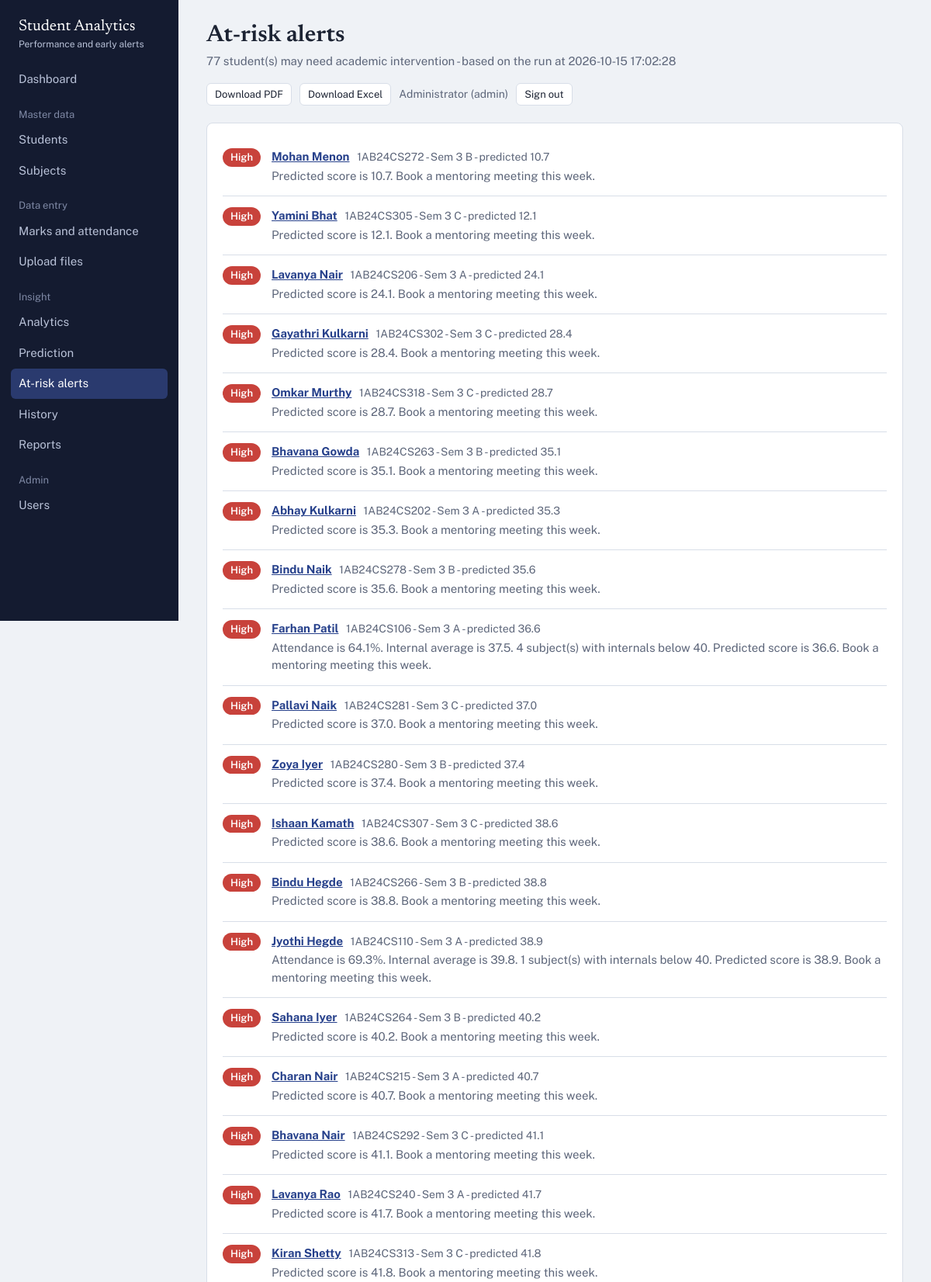
/alerts (signed in, upper part), run on the app's committed database.
### tables this page shows
CREATE TABLE users (
    user_id       INTEGER PRIMARY KEY AUTOINCREMENT,
    name          TEXT NOT NULL,
    email         TEXT NOT NULL UNIQUE,
    password_hash TEXT NOT NULL,
    role          TEXT NOT NULL DEFAULT 'teacher' CHECK (role IN ('admin','teacher')),
    created_at    TEXT NOT NULL DEFAULT (datetime('now'))
);

CREATE TABLE predictions (
    prediction_id   INTEGER PRIMARY KEY AUTOINCREMENT,
    student_id      INTEGER NOT NULL REFERENCES students(student_id) ON DELETE CASCADE,
    predicted_score REAL NOT NULL,
    risk_level      TEXT NOT NULL CHECK (risk_level IN ('Low','Medium','High')),
    predicted_at    TEXT NOT NULL
);

CREATE TABLE students (
    student_id INTEGER PRIMARY KEY AUTOINCREMENT,
    usn        TEXT NOT NULL UNIQUE,
    name       TEXT NOT NULL,
    gender     TEXT NOT NULL,
    semester   INTEGER NOT NULL CHECK (semester BETWEEN 1 AND 8),
    section    TEXT NOT NULL,
    email      TEXT
);

### app.py (the view)
@app.route("/alerts")
@login_required
def alerts():
    rows = [r for r in analytics.prediction_table() if r["risk_level"] in ("High", "Medium")]
    return render_template("alerts.html", rows=rows, info=predictor.load_model_info())

### analytics.py (called while the page is built)
def _f(x, nd=1):
    try:
        if x is None or pd.isna(x):
            return None
        return round(float(x), nd)
    except (TypeError, ValueError):
        return None

def load_frame():
    sql = """
        SELECT st.student_id, st.usn, st.name, st.gender, st.semester, st.section,
               sub.subject_id, sub.subject_code, sub.subject_name,
               m.internal1, m.internal2, m.assignment, m.final_mark,
               a.classes_held, a.classes_attended
        FROM marks m
        JOIN students st ON st.student_id = m.student_id
        JOIN subjects sub ON sub.subject_id = m.subject_id
        LEFT JOIN attendance a ON a.student_id = m.student_id AND a.subject_id = m.subject_id"""
    df = pd.read_sql_query(sql, get_db())
    held = df["classes_held"].where(df["classes_held"] > 0)
    df["attendance_pct"] = (df["classes_attended"] / held * 100).round(1)
    df["internal_score"] = (0.35 * df["internal1"] + 0.35 * df["internal2"]
                            + 0.30 * df["assignment"]).round(1)
    return df

def student_summary(df=None):
    df = load_frame() if df is None else df
    if df.empty:
        return {}
    pass_mark = current_app.config["PASS_MARK"]
    g = df.assign(_weak=(df["internal_score"] < pass_mark).astype(int)).groupby("student_id")
    out = pd.DataFrame({
        "avg_internal": g["internal_score"].mean(),
        "avg_attendance": g["attendance_pct"].mean(),
        "avg_final": g["final_mark"].mean(),
        "subjects": g["subject_id"].count(),
        "weak_subjects": g["_weak"].sum(),
    })
    return {int(sid): {"avg_internal": _f(r.avg_internal), "avg_attendance": _f(r.avg_attendance),
                       "avg_final": _f(r.avg_final), "subjects": int(r.subjects),
                       "weak_subjects": int(r.weak_subjects)}
            for sid, r in out.iterrows()}

### app.py (called while the page is built)
def csrf_token():
    if "csrf_token" not in session:
        session["csrf_token"] = secrets.token_hex(16)
    return session["csrf_token"]

@app.before_request
def load_user_and_check_csrf():
    uid = session.get("user_id")
    g.user = repo.get_user(uid) if uid else None
    if request.method == "POST":
        sent = request.form.get("csrf_token") or request.headers.get("X-CSRF-Token")
        if not sent or not secrets.compare_digest(sent, session.get("csrf_token", "")):
            abort(400, "Your session expired or the form was invalid. Go back and try again.")

### templates/alerts.html (shortened to what this page needs)
{% extends "base.html" %}
{% block heading %}At-risk alerts{% endblock %}
{% block subtitle %}<p>{{ rows|length }} student(s) may need academic intervention{% if info %} - based on the run at {{ info.trained_at }}{% endif %}</p>{% endblock %}
{% block actions %}
<a class="btn small" href="{{ url_for('export', kind='at_risk', fmt='pdf') }}">Download PDF</a>
<a class="btn small" href="{{ url_for('export', kind='at_risk', fmt='xlsx') }}">Download Excel</a>
{% endblock %}
{% block content %}
<section class="panel">
{% if rows %}
<ul class="alert-list">
  {% for r in rows %}
  <li>
    <span class="badge {{ r.risk_level }}">{{ r.risk_level }}</span>
    <div>
      <a href="{{ url_for('student_detail', sid=r.student_id) }}"><b>{{ r.name }}</b></a>
      <span class="hint" style="margin:0 0 0 6px">{{ r.usn }} - Sem {{ r.semester }} {{ r.section }} - predicted {{ r.predicted_score }}</span>
      <p>{{ r.reasons|join('. ') ~ '.' if r.reasons else 'Flagged by the model.' }}
         {{ 'Book a mentoring meeting this week.' if r.risk_level == 'High' else 'Keep an eye on progress and send an attendance reminder.' }}</p>
    </div>
  </li>
  {% endfor %}
</ul>
{% else %}
<div class="empty">No students are flagged. {% if not info %}Run a prediction first to generate alerts.{% else %}Everyone scored as low risk in the latest run.{% endif %}</div>
{% endif %}
</section>
{% endblock %}

### templates/base.html (shortened to what this page needs)
<!doctype html>
<html lang="en">
<head>
<link rel="stylesheet" href="{{ url_for('static', filename='css/app.css') }}">
</head>
<body>
{% if g.user %}
<div class="shell">
  <aside class="side">
    <div class="brand">Student Analytics<small>Performance and early alerts</small></div>
    {% set ep = request.endpoint %}
    <nav aria-label="Main">
      <a href="{{ url_for('dashboard') }}" class="{{ 'on' if ep=='dashboard' }}">Dashboard</a>
      <div class="group">Master data</div>
      <a href="{{ url_for('students') }}" class="{{ 'on' if ep in ('students','student_form','student_detail') }}">Students</a>
      <a href="{{ url_for('subjects') }}" class="{{ 'on' if ep in ('subjects','subject_form') }}">Subjects</a>
      <div class="group">Data entry</div>
      <a href="{{ url_for('entry') }}" class="{{ 'on' if ep=='entry' }}">Marks and attendance</a>
      <a href="{{ url_for('upload') }}" class="{{ 'on' if ep=='upload' }}">Upload files</a>
      <div class="group">Insight</div>
      <a href="{{ url_for('analytics_page') }}" class="{{ 'on' if ep=='analytics_page' }}">Analytics</a>
      <a href="{{ url_for('prediction') }}" class="{{ 'on' if ep=='prediction' }}">Prediction</a>
      <a href="{{ url_for('alerts') }}" class="{{ 'on' if ep=='alerts' }}">At-risk alerts</a>
      <a href="{{ url_for('history') }}" class="{{ 'on' if ep=='history' }}">History</a>
      <a href="{{ url_for('reports_page') }}" class="{{ 'on' if ep=='reports_page' }}">Reports</a>
      {% if g.user.role == 'admin' %}
      <div class="group">Admin</div>
      <a href="{{ url_for('users') }}" class="{{ 'on' if ep=='users' }}">Users</a>
      {% endif %}
    </nav>
  </aside>
  <main class="main">
    <div class="top">
      <div>
        <h1>{% block heading %}{% endblock %}</h1>
        {% block subtitle %}{% endblock %}
      </div>
      <div class="who">
        {% block actions %}{% endblock %}
        <span>{{ g.user.name }} ({{ g.user.role }})</span>
        <form method="post" action="{{ url_for('logout') }}">
          <button class="btn small">Sign out</button>
        </form>
      </div>
    </div>
    {% block content %}{% endblock %}
  </main>
</div>
{% else %}
  {% block auth %}{% endblock %}
{% endif %}
</body>
</html>

### static/css/app.css (style rules this page uses)
:root { --ink:#1c2333; --muted:#5d667a; --paper:#eff2f6; --panel:#fff; --line:#d8dee8; --side:#141b30; --side-text:#b9c2d8; --primary:#26408b; --primary-soft:#e5eaf7; --low:#2a8c82; --med:#d99a00; --high:#c8423b; --unrated:#cfd5df; --serif:"Newsreader",Georgia,"Times New Roman",serif; --sans:"Public Sans",system-ui,-apple-system,"Segoe UI",sans-serif; }
* { box-sizing:border-box }
html { font-size:16px }
body { margin:0;background:var(--paper);color:var(--ink);font:15px/1.5 var(--sans) }
a { color:var(--primary) }
h1,h2,h3 { font-family:var(--serif);font-weight:600;line-height:1.2;margin:0 }
h1 { font-size:1.9rem }
.shell { display:grid;grid-template-columns:230px 1fr;min-height:100vh }
.side { background:var(--side);color:var(--side-text);padding:22px 14px;position:sticky;top:0;height:100vh;overflow:auto }
.brand { font-family:var(--serif);font-size:1.25rem;color:#fff;padding:0 10px 18px;line-height:1.2 }
.brand small { display:block;font:12px var(--sans);color:var(--side-text);margin-top:4px }
.side nav a { display:block;color:var(--side-text);text-decoration:none;padding:8px 10px;border-radius:6px;margin:1px 0 }
.side nav a.on { background:#2a3a6e;color:#fff }
.side .group { margin:16px 10px 4px;font-size:13px;color:#7f89a5 }
.main { padding:28px clamp(16px,3vw,40px) 60px;min-width:0 }
.top { display:flex;justify-content:space-between;align-items:flex-start;gap:16px;flex-wrap:wrap;margin-bottom:22px }
.top p { margin:4px 0 0;color:var(--muted) }
.who { display:flex;align-items:center;gap:10px;font-size:14px;color:var(--muted);flex-wrap:wrap }
.who form { margin:0 }
.btn { display:inline-block;border:1px solid var(--line);background:#fff;color:var(--ink);padding:8px 14px;border-radius:6px;font:inherit;cursor:pointer;text-decoration:none }
.btn.small { padding:4px 10px;font-size:13px }
.panel { background:var(--panel);border:1px solid var(--line);border-radius:8px;padding:18px 20px;margin-bottom:20px }
.hint { color:var(--muted);font-size:14px;margin:0 0 10px }
.badge { display:inline-block;padding:2px 10px;border-radius:99px;font-size:13px;font-weight:600;color:#fff }
.badge.High { background:var(--high) }
.alert-list { list-style:none;margin:0;padding:0 }
.alert-list li { display:grid;grid-template-columns:auto 1fr;gap:14px;padding:14px 0;border-bottom:1px solid var(--line);align-items:start }
.alert-list p { margin:2px 0 0;color:var(--muted) }

### data on the page
users: user.name "Administrator", user.role "admin"
predictions: risk_level "High", name "Mohan Menon", usn "1AB24CS272", semester "3", section "B", predicted_score "10.7", reasons "Predicted score is 10.7.", risk_level "Book a mentoring meeting this week."
predictions: risk_level "High", name "Yamini Bhat", usn "1AB24CS305", semester "3", section "C", predicted_score "12.1", reasons "Predicted score is 12.1.", risk_level "Book a mentoring meeting this week."
predictions: risk_level "High", name "Lavanya Nair", usn "1AB24CS206", semester "3", section "A", predicted_score "24.1", reasons "Predicted score is 24.1.", risk_level "Book a mentoring meeting this week."
predictions: risk_level "High", name "Gayathri Kulkarni", usn "1AB24CS302", semester "3", section "C", predicted_score "28.4", reasons "Predicted score is 28.4.", risk_level "Book a mentoring meeting this week."
predictions: risk_level "High", name "Omkar Murthy", usn "1AB24CS318", semester "3", section "C", predicted_score "28.7", reasons "Predicted score is 28.7.", risk_level "Book a mentoring meeting this week."
predictions: risk_level "High", name "Bhavana Gowda", usn "1AB24CS263", semester "3", section "B", predicted_score "35.1", reasons "Predicted score is 35.1.", risk_level "Book a mentoring meeting this week."
predictions: risk_level "High", name "Abhay Kulkarni", usn "1AB24CS202", semester "3", section "A", predicted_score "35.3", reasons "Predicted score is 35.3.", risk_level "Book a mentoring meeting this week."
predictions: risk_level "High", name "Bindu Naik", usn "1AB24CS278", semester "3", section "B", predicted_score "35.6", reasons "Predicted score is 35.6.", risk_level "Book a mentoring meeting this week."
predictions: risk_level "High", name "Farhan Patil", usn "1AB24CS106", semester "3", section "A", predicted_score "36.6", reasons "Attendance is 64.1%. Internal average is 37.5. 4 subject(s) with internals below 40. Predicted score is 36.6.", risk_level "Book a mentoring meeting this week."
predictions: risk_level "High", name "Pallavi Naik", usn "1AB24CS281", semester "3", section "C", predicted_score "37.0", reasons "Predicted score is 37.0.", risk_level "Book a mentoring meeting this week."
predictions: risk_level "High", name "Zoya Iyer", usn "1AB24CS280", semester "3", section "B", predicted_score "37.4", reasons "Predicted score is 37.4.", risk_level "Book a mentoring meeting this week."
predictions: risk_level "High", name "Ishaan Kamath", usn "1AB24CS307", semester "3", section "C", predicted_score "38.6", reasons "Predicted score is 38.6.", risk_level "Book a mentoring meeting this week."
predictions: risk_level "High", name "Bindu Hegde", usn "1AB24CS266", semester "3", section "B", predicted_score "38.8", reasons "Predicted score is 38.8.", risk_level "Book a mentoring meeting this week."
predictions: risk_level "High", name "Jyothi Hegde", usn "1AB24CS110", semester "3", section "A", predicted_score "38.9", reasons "Attendance is 69.3%. Internal average is 39.8. 1 subject(s) with internals below 40. Predicted score is 38.9.", risk_level "Book a mentoring meeting this week."
predictions: risk_level "High", name "Sahana Iyer", usn "1AB24CS264", semester "3", section "B", predicted_score "40.2", reasons "Predicted score is 40.2.", risk_level "Book a mentoring meeting this week."
predictions: risk_level "High", name "Charan Nair", usn "1AB24CS215", semester "3", section "A", predicted_score "40.7", reasons "Predicted score is 40.7.", risk_level "Book a mentoring meeting this week."
predictions: risk_level "High", name "Bhavana Nair", usn "1AB24CS292", semester "3", section "C", predicted_score "41.1", reasons "Predicted score is 41.1.", risk_level "Book a mentoring meeting this week."
predictions: risk_level "High", name "Lavanya Rao", usn "1AB24CS240", semester "3", section "A", predicted_score "41.7", reasons "Predicted score is 41.7.", risk_level "Book a mentoring meeting this week."
predictions: risk_level "High", name "Kiran Shetty", usn "1AB24CS313", semester "3", section "C", predicted_score "41.8", reasons "Predicted score is 41.8.", risk_level "Book a mentoring meeting this week."

### other printed values
{{ rows|length }} "77"
{{ info.trained_at }} "2026-10-15 17:02:28"
